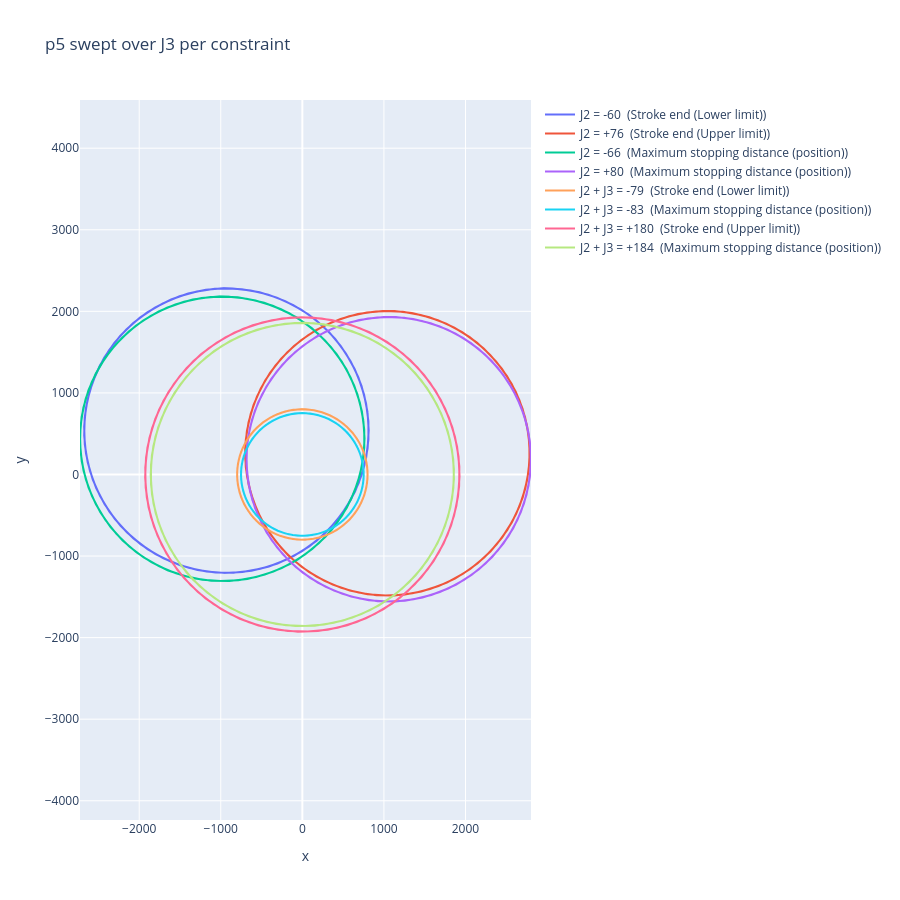

Write notebook code for a chart like this one.
### Code cell
graph_constraint_p5_sweep(table1_j2 + table2_j3, the_robot).show()
